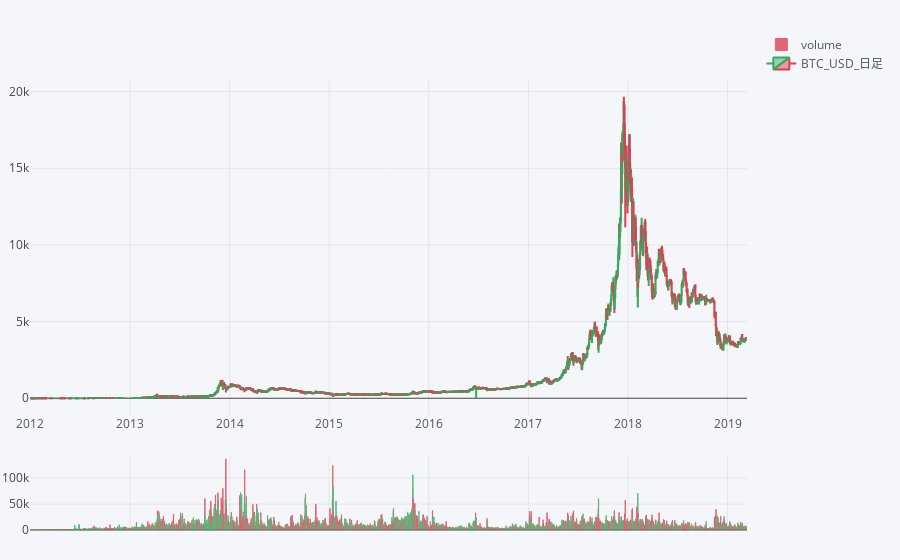

Here is the notebook cell this chart was saved with:
### Code cell
# BTC_USDローソクチャート日足
qf = cf.QuantFig(df_day)
qf.add_volume()
qf.iplot(up_color=green, down_color=red, name="BTC_USD_日足")

### Figure 1 — Plotly figure (JSON) as saved in the notebook; plotly's stock layout.template omitted (floating-point values rounded to 4 significant figures; data arrays with more than 128 entries replaced by an {"elided": "..."} marker saying what was removed)
{"data": [{"marker": {"color": {"elided": "2630 str values"}, "line": {"color": {"elided": "2630 str values"}, "width": 1}}, "name": "volume", "opacity": 0.8, "orientation": "v", "text": "", "type": "bar", "uid": "ac7638b7-7976-48c3-9b59-c2f69a323bb0", "x": {"elided": "2630 str values"}, "y": {"elided": "2630 float values"}, "yaxis": "y3"}, {"close": {"elided": "2630 float values"}, "decreasing": {"line": {"color": "#DB4052"}}, "high": {"elided": "2630 float values"}, "increasing": {"line": {"color": "#32AB60"}}, "low": {"elided": "2630 float values"}, "name": "BTC_USD_日足", "open": {"elided": "2630 float values"}, "showlegend": true, "type": "candlestick", "uid": "80c0c611-03d4-41d0-8f35-adf80b0dcc37", "x": {"elided": "2630 str values"}, "yaxis": "y2"}], "layout": {"legend": {"bgcolor": "#F5F6F9", "font": {"color": "#4D5663"}}, "margin": {"b": 30, "l": 30, "r": 30, "t": 30}, "paper_bgcolor": "#F5F6F9", "plot_bgcolor": "#F5F6F9", "showlegend": true, "title": {"font": {"color": "#4D5663"}}, "xaxis": {"anchor": "y2", "gridcolor": "#E1E5ED", "rangeselector": {"bgcolor": "rgba(150, 200, 250, 1)", "buttons": [{"count": 1, "label": "1m", "step": "month", "stepmode": "backward"}, {"count": 1, "label": "1y", "step": "year", "stepmode": "backward"}], "font": {"size": 13}, "visible": false, "x": 0, "y": 0.9}, "rangeslider": {"visible": false}, "showgrid": true, "tickfont": {"color": "#4D5663"}, "title": {"font": {"color": "#4D5663"}, "text": ""}, "zerolinecolor": "#E1E5ED"}, "yaxis": {"gridcolor": "#E1E5ED", "showgrid": true, "showticklabels": false, "tickfont": {"color": "#4D5663"}, "title": {"font": {"color": "#4D5663"}, "text": ""}, "zerolinecolor": "#E1E5ED"}, "yaxis2": {"domain": [0.23, 0.9]}, "yaxis3": {"domain": [0, 0.15]}}}
